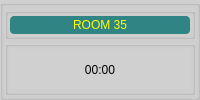
    <widget class="QGroupBox" name="groupBoxRM_35">
     <property name="styleSheet">
      <string notr="true">background-color: rgb(208, 208, 208);</string>
     </property>
     <property name="title">
      <string/>
     </property>
     <layout class="QVBoxLayout" name="verticalLayout_120">
      <property name="spacing">
       <number>2</number>
      </property>
      <property name="margin">
       <number>2</number>
      </property>
      <item>
       <widget class="QGroupBox" name="groupBox_72">
        <property name="sizePolicy">
         <sizepolicy hsizetype="Preferred" vsizetype="Preferred">
          <horstretch>0</horstretch>
          <verstretch>1</verstretch>
         </sizepolicy>
        </property>
        <property name="title">
         <string/>
        </property>
        <layout class="QVBoxLayout" name="verticalLayout_121">
         <property name="spacing">
          <number>2</number>
         </property>
         <property name="margin">
          <number>2</number>
         </property>
         <item>
          <widget class="QLabel" name="label_36">
           <property name="styleSheet">
            <string notr="true">background-color: rgb(48, 132, 132);
color: rgb(255, 255, 0);
border-radius: 4px;
font: 12pt &quot;Alef&quot;;</string>
           </property>
           <property name="text">
            <string>ROOM 35</string>
           </property>
           <property name="alignment">
            <set>Qt::AlignCenter</set>
           </property>
          </widget>
         </item>
        </layout>
       </widget>
      </item>
      <item>
       <widget class="QGroupBox" name="box35">
        <property name="sizePolicy">
         <sizepolicy hsizetype="Preferred" vsizetype="Preferred">
          <horstretch>0</horstretch>
          <verstretch>3</verstretch>
         </sizepolicy>
        </property>
        <property name="font">
         <font>
          <pointsize>15</pointsize>
         </font>
        </property>
        <property name="title">
         <string/>
        </property>
        <property name="alignment">
         <set>Qt::AlignCenter</set>
        </property>
        <layout class="QVBoxLayout" name="verticalLayout_18">
         <property name="spacing">
          <number>2</number>
         </property>
         <property name="margin">
          <number>2</number>
         </property>
         <item>
          <widget class="QLabel" name="label35">
           <property name="sizePolicy">
            <sizepolicy hsizetype="Preferred" vsizetype="Preferred">
             <horstretch>0</horstretch>
             <verstretch>4</verstretch>
            </sizepolicy>
           </property>
           <property name="styleSheet">
            <string notr="true">font: 26pt &quot;MS Shell Dlg 2&quot;;</string>
           </property>
           <property name="text">
            <string>00:00</string>
           </property>
           <property name="alignment">
            <set>Qt::AlignCenter</set>
           </property>
          </widget>
         </item>
        </layout>
       </widget>
      </item>
     </layout>
    </widget>
